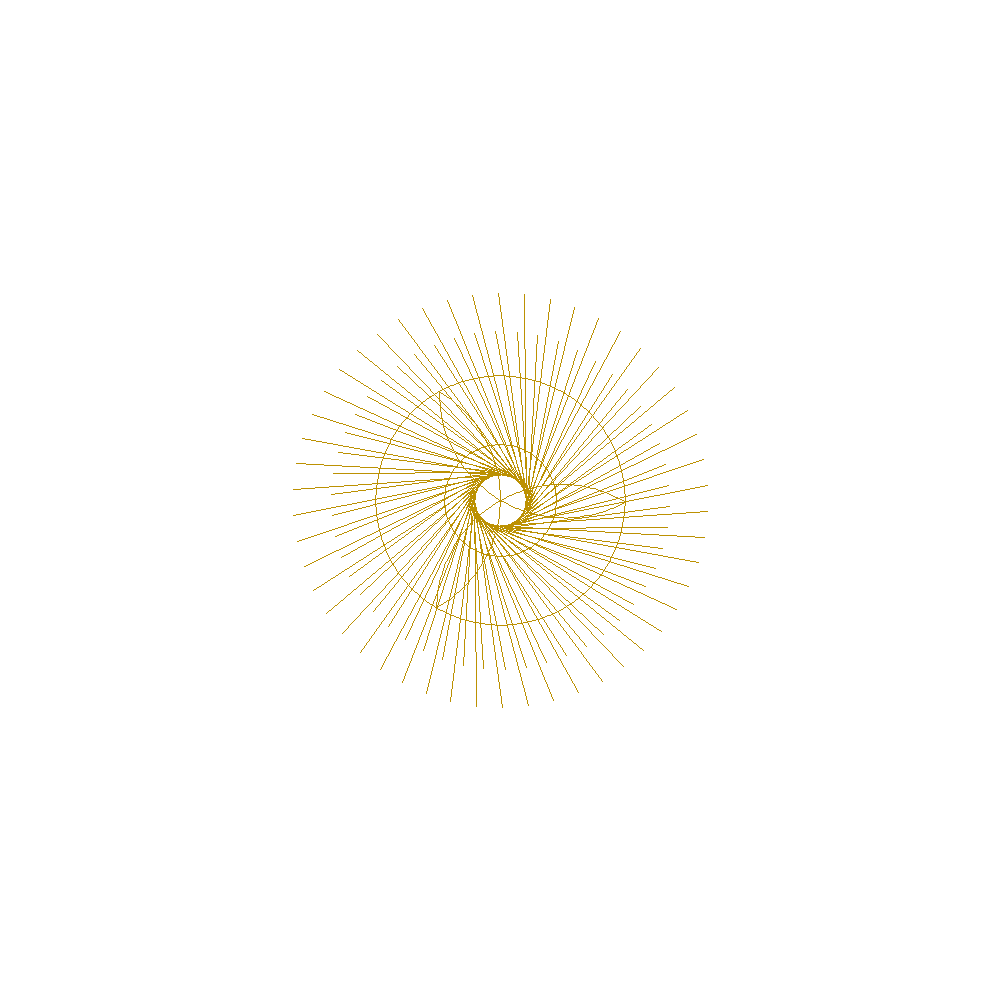
Frame 1 (no input)
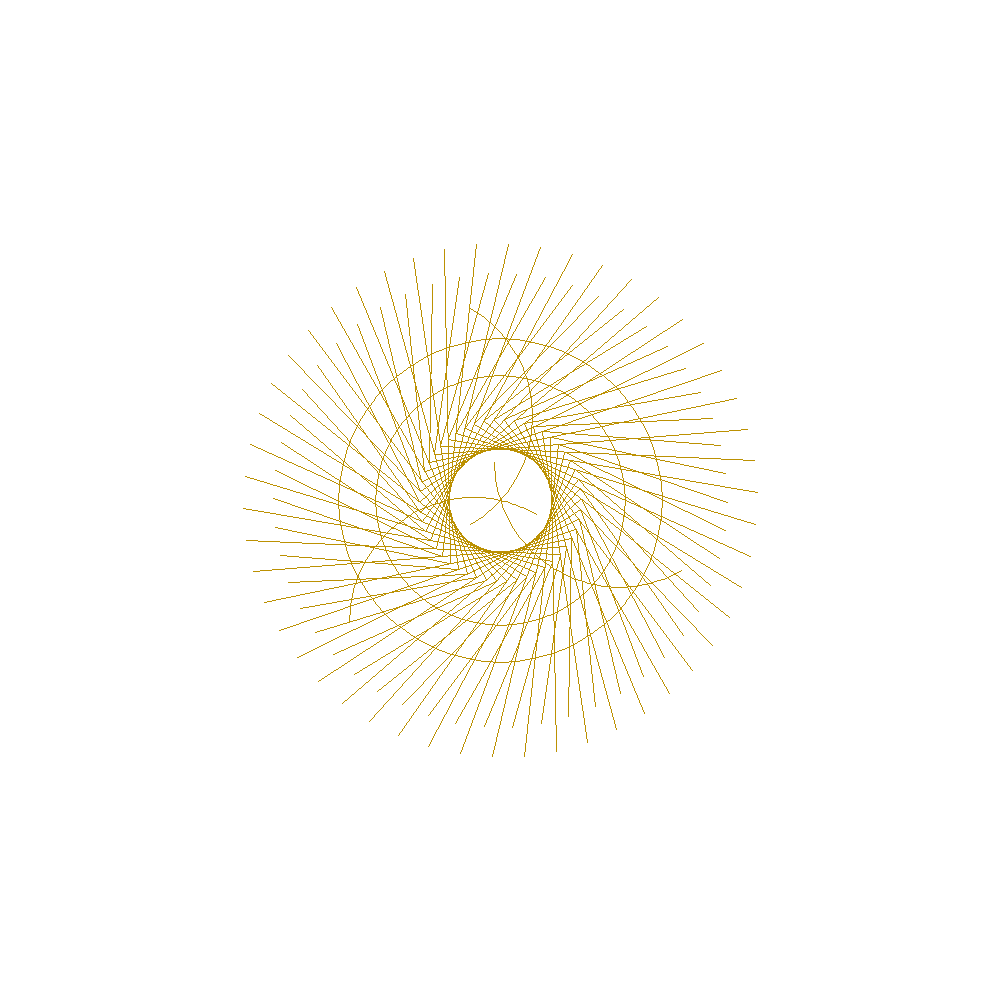
Frame 60 (the mouse pressed at the canvas centre just before this capture)
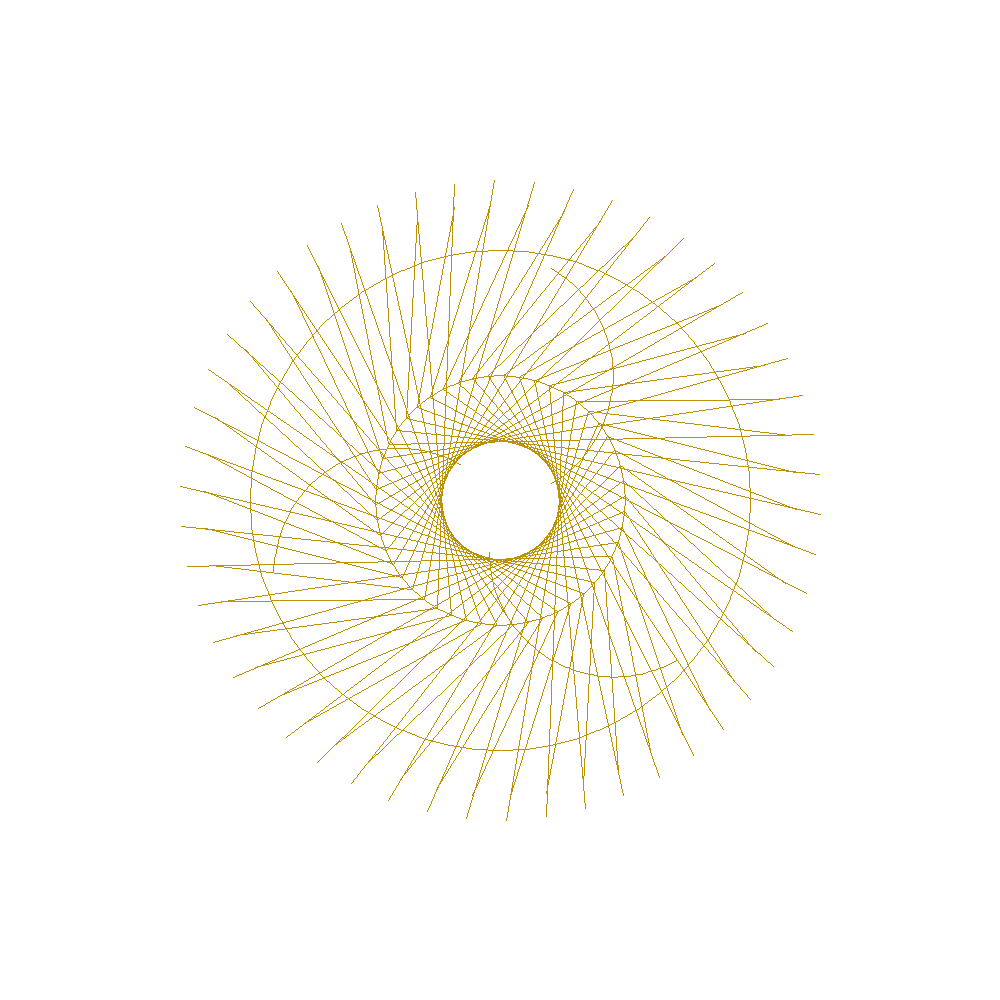
Frame 120 (the mouse held since frame 60 and released just before this capture)

The Processing sketch that drew these frames (run headless with seeded random() and noise(); from frame 60 on, the mouse is pressed at the canvas centre):

// Processing sketch: lec8_loops_231015a
// ── lec8_loops_231015a.pde
// length of a full cycle of animation
int frames = 512;

void setup() {
  size(1000, 1000);
  rectMode(CENTER);
  noSmooth();
  stroke(#BC9102);
  noFill();
}

void draw() {
  background(255);
  
  float progress = frameCount / float(frames);
  // we use map and constrain to get the "hold" effects at the limits
  float sineWave = sin(progress * TAU);
  float pulse = map(sineWave, -1, 1, -1.56, 1.08);
  // 1.542 is just a magic number where the lines meet
  pulse = constrain(pulse, -1.542, 1);
  
  translate(width/2, height/2);
  
  // two circles -> two lines
  circle(0, 0, width*.25 * pulse * 2);
  circle(0, 0, width*.25);
  
  // three more lines
  arc(cos(TAU * 1/6.0 + progress * TAU)*width*.125, sin(TAU * 1/6.0 + progress * TAU)*width*.125,
      width*.25, height*.25, TAU * -3 / 6.0, TAU * -1 / 6.0);
  arc(cos(TAU * 3/6.0 + progress * TAU)*width*.125, sin(TAU * 3/6.0 + progress * TAU)*width*.125,
      width*.25, height*.25, TAU * -1 / 6.0, TAU * 1 / 6.0);
  arc(cos(TAU * 5/6.0 + progress * TAU)*width*.125, sin(TAU * 5/6.0 + progress * TAU)*width*.125,
      width*.25, height*.25, TAU * -5 / 6.0, TAU * -3 / 6.0);
  
  rotate(progress * TAU);
  
  // now, 100 (50*2) more lines bring us to 105 total
  for(float i = 0; i < 50; i += 1){
    rotate(TAU / 50);
    line(width*.125 * pulse, 0, width*.25 * pulse, 160);
    line(width*.125 * pulse, 0, -width*.25 * pulse, 200);
  }
  
}
